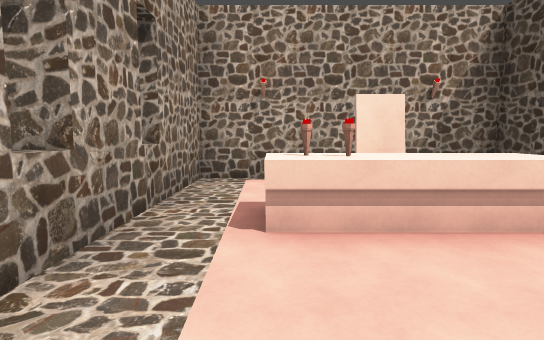
view 1 (above)

15 first-person views from a walk through a 3-D level made in the Godot game engine. The camera is 1.5 m above the floor, tilts 6° down and sees 80° across. The floor is counted in squares, 2 m on a side. Each view is taken from the middle of a square. On the plan, view 1 faces up. The plan holds only what a view shows up to about 11 squares ahead; the rest is blank. The place goes on beyond the plan.

view 2
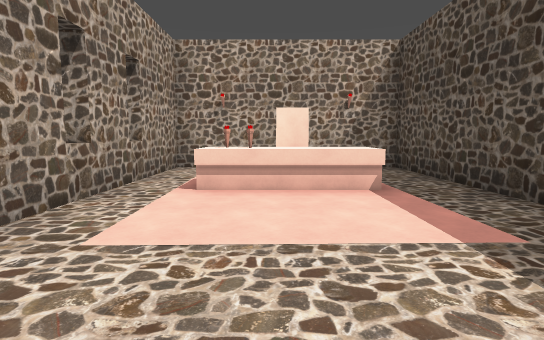

view 3
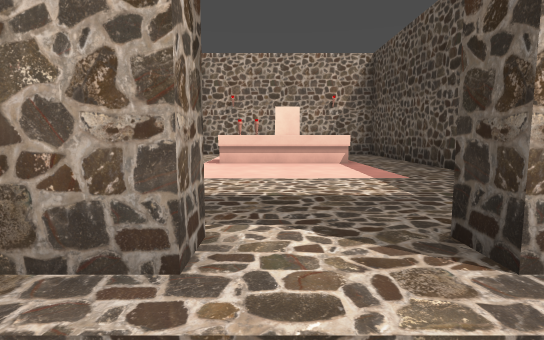

view 4
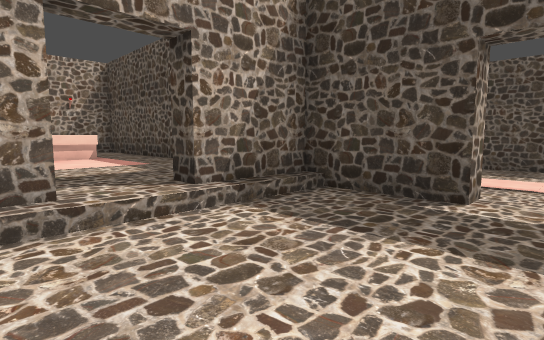

view 5
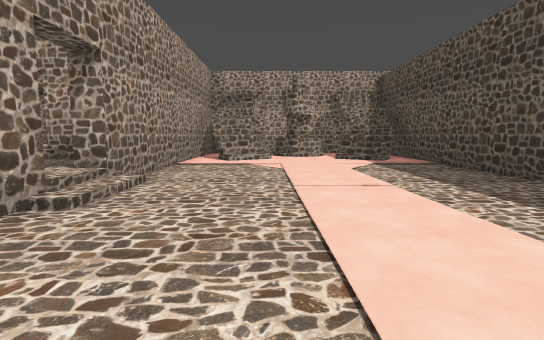

view 6
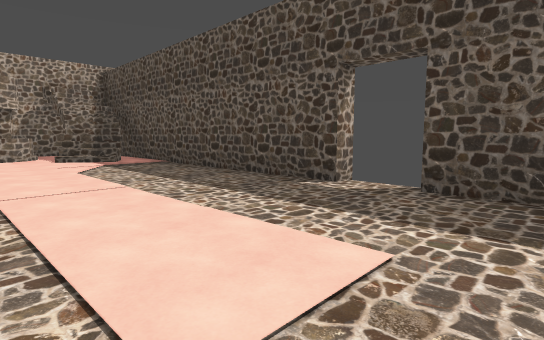

view 7
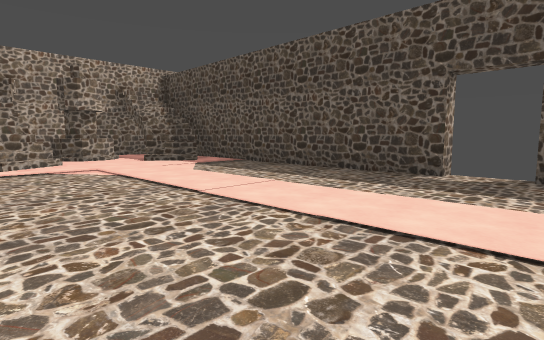

view 8
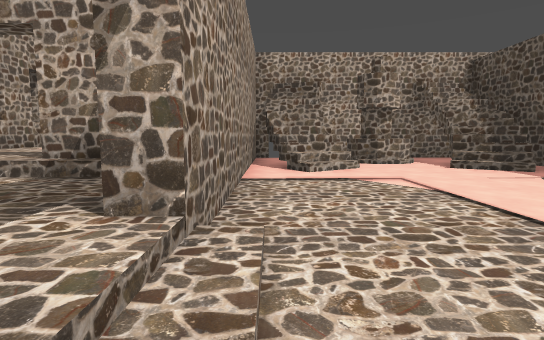

view 9
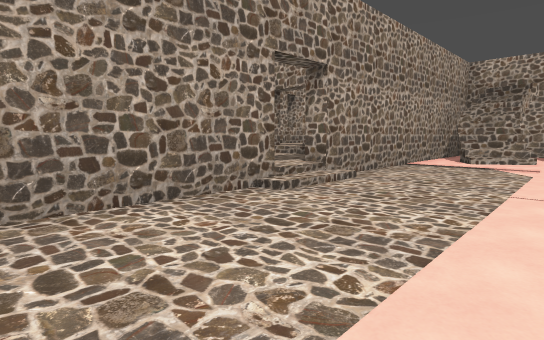

view 10
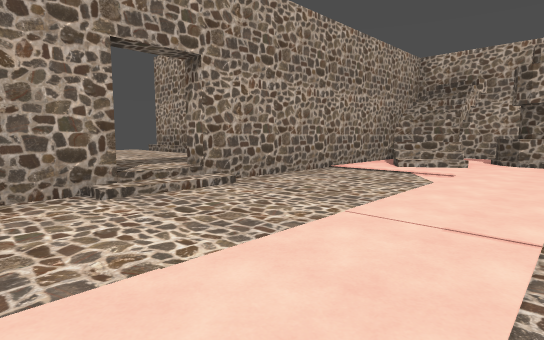

view 11
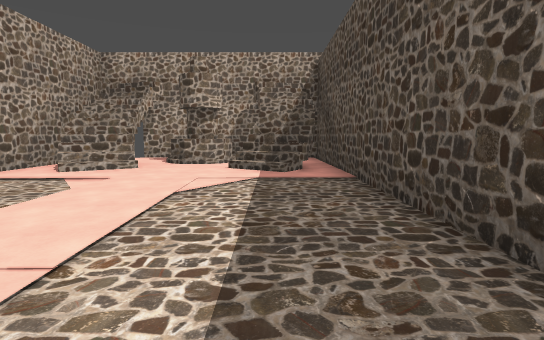

view 12
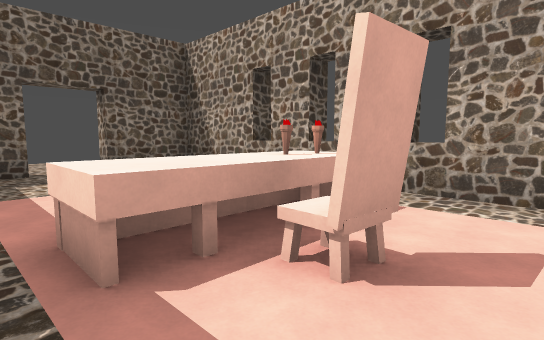

view 13
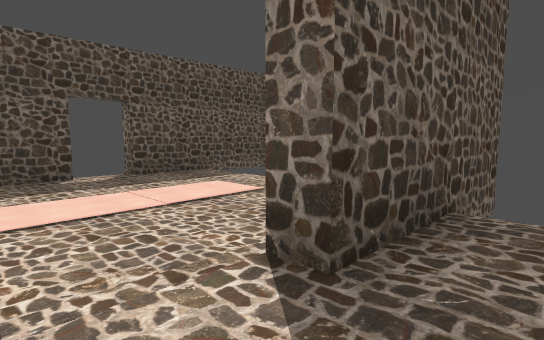

view 14
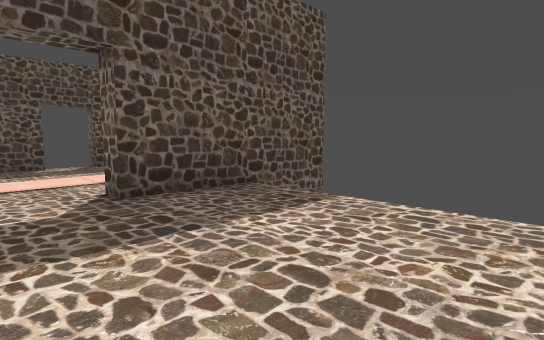

view 15
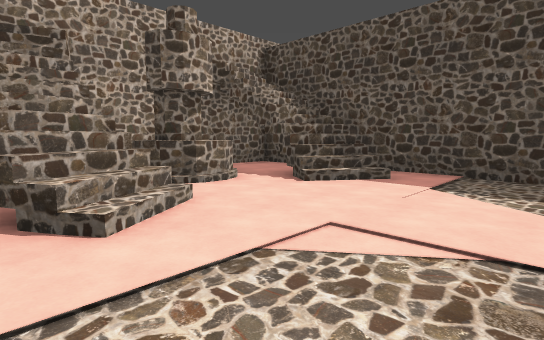

### Floor plan
Key: @ floor where view 1 was taken; # wall or solid block; x gap in a wall; . main floor; : floor 0.25 m higher than the main floor; + floor 0.5 m higher than the main floor; * floor 1 m higher than the main floor; / step, stairs or slope; ^ raised ledge; C chair; O other object.
Columns run from 2 left of view 1 to 12 right of it. Each row starts with its distance up from view 1.
  6 #######
  5 #*****#
  4 #**C**#########
  3 #*OO^*#::/^/::#
  2 #*****#://^//:#
  1 #*****##/:::/##
  0 #*@***#://://:#
 -1 #*****#:::::::#
 -2 ###*###... :..#
 -3 #/////#... ...#
 -4 ++++++#... ...#
 -5   ++++#/.. ...#
 -6   +++++/.. ...#
 -7   ++++#/.. ...x
 -8   ++++#... ...
 -9       #...:...#
-10       #.......#
-11       #       #

Where each view was taken, in squares from view 1:
view 1: 0 up, 0 right, facing up
view 2: 2 down, 1 right, facing up
view 3: 4 down, 1 right, facing up
view 4: 6 down, 0 right, facing up-right
view 5: 10 down, 7 right, facing up
view 6: 10 down, 7 right, facing up-right
view 7: 9 down, 5 right, facing up-right
view 8: 7 down, 5 right, facing up
view 9: 10 down, 8 right, facing up-left
view 10: 8 down, 9 right, facing up-left
view 11: 7 down, 10 right, facing up
view 12: 5 up, 3 right, facing down-left
view 13: 5 down, 3 right, facing down-right
view 14: 5 down, 0 right, facing down-right
view 15: 3 down, 5 right, facing up-right
